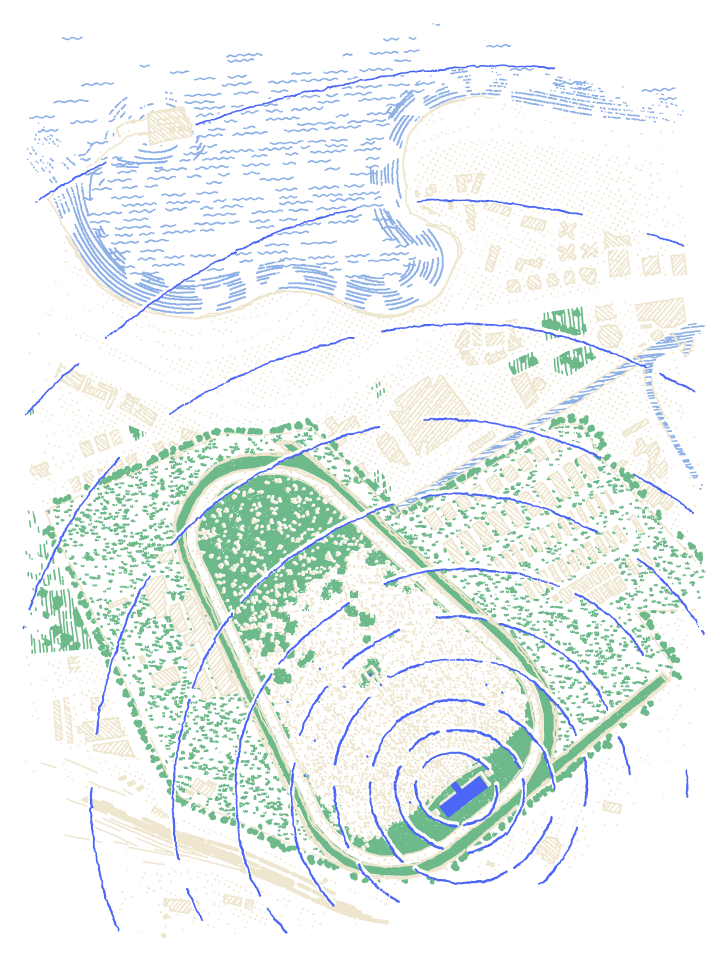
#> input picture pipeline/art/art-a-map/art-black-al3.png, 3600 x 4800 px (shown at 1/5 size)
$ python -i check.py   (imports and definitions only)
#> lines starting #> are read from the running program, lines starting #| are printed output that depends on the picture
#> in crops, img is the input picture: PIL image 3600x4800 RGBA; mean R, G, B, A 36.8, 43.3, 41.4, 56.2
#!/usr/bin/env python3
"""
check.py: look at the work like an artist, and check it like a printer.

    python3 check.py crops art.png [ground=#151515] [out_dir]      1:1 crops (focal grid + thumbnail) to LOOK at with Read
    python3 check.py crop art.png x y [w h] [ground] [out.png]     one 1:1 crop at unit coords x, y (units = px / 3)
    python3 check.py verify art.png [min_px=10] [margin_px=40]     binary alpha, specks/hairlines under min_px, edge margin
"""
import sys, os
import numpy as np
from PIL import Image, ImageFilter


def on_ground(img, ground):
#> called with ground = '#151515'
    g = ground.lstrip('#')
    bg = Image.new('RGBA', img.size, tuple(int(g[i:i + 2], 16) for i in (0, 2, 4)) + (255,))
    bg.alpha_composite(img.convert('RGBA'))
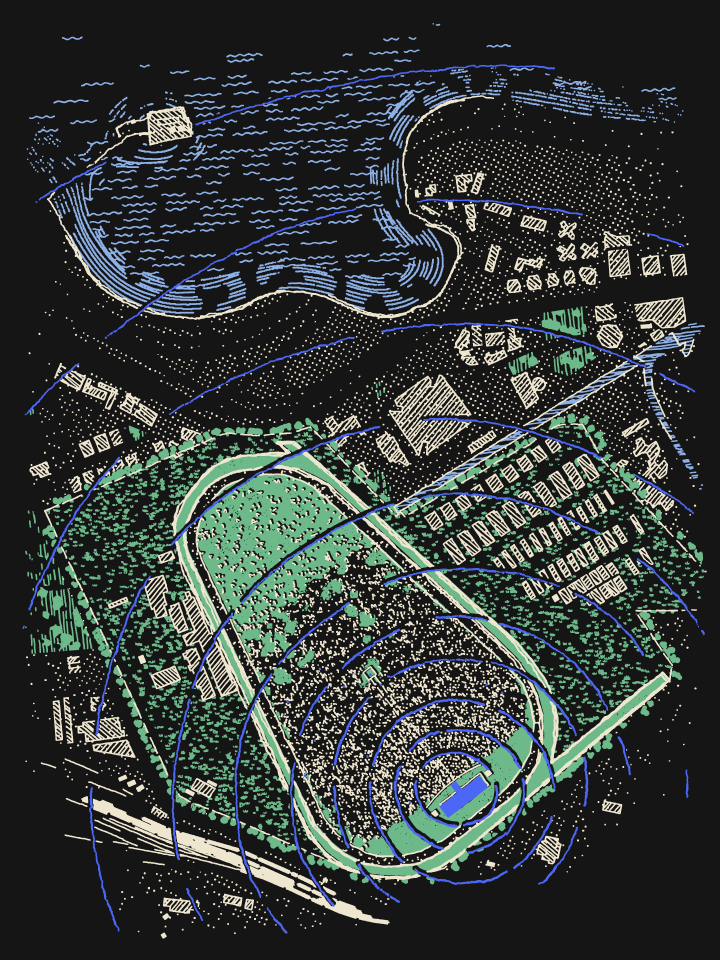
#> bg: PIL image 3600x4800 RGBA (shown at 1/5 size); mean R, G, B, A 53.2, 59.7, 57.8, 255
    return bg.convert('RGB')


def crops(path, ground='#151515', out=None):
    img = Image.open(path).convert('RGBA')
    out = out or os.path.join(os.path.dirname(os.path.abspath(path)), 'crops')
    os.makedirs(out, exist_ok=True)
    rgb = on_ground(img, ground)
    W, H = rgb.size
#> W = 3600; H = 4800
    cw, ch = min(1200, W), min(900, H)
#> cw = 1200; ch = 900
    n = 0
    for fy in (0.2, 0.5, 0.8):
        for fx in (0.25, 0.75):
            x, y = int(W * fx - cw / 2), int(H * fy - ch / 2)
#> x = 300; y = 510
            x, y = max(0, min(W - cw, x)), max(0, min(H - ch, y))
            rgb.crop((x, y, x + cw, y + ch)).save(os.path.join(out, f'crop-{n}-{x}-{y}.png'))
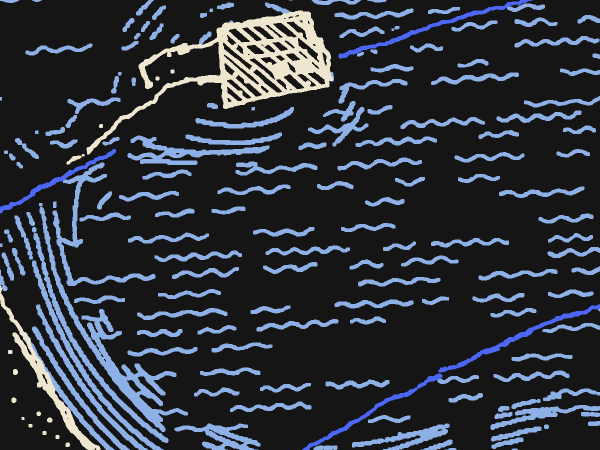
#> saved as crop-0-300-510.png: PIL image 1200x900 RGB (shown at 1/2 size); mean R, G, B 46.2, 51.2, 59.7
            n += 1
    rgb.resize((W // 4, H // 4), Image.LANCZOS).save(os.path.join(out, 'thumb-25pc.png'))
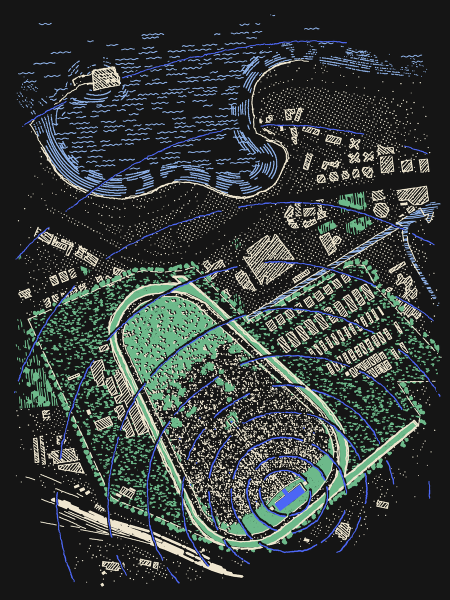
#> saved as thumb-25pc.png: PIL image 900x1200 RGB (shown at 1/2 size); mean R, G, B 53, 59.7, 57.8
    rgb.resize((max(1, W // 16), max(1, H // 16)), Image.LANCZOS).save(os.path.join(out, 'thumb-across-the-room.png'))
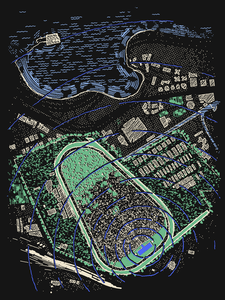
#> saved as thumb-across-the-room.png: PIL image 225x300 RGB; mean R, G, B 53.2, 59.7, 57.8
    print('crops in', out)


def crop(path, x, y, w=1200, h=900, ground='#151515', outp=None):
    img = Image.open(path).convert('RGBA')
    s = img.width / 1200.0
    X, Y = int(x * s - w / 2), int(y * s - h / 2)
    X, Y = max(0, min(img.width - w, X)), max(0, min(img.height - h, Y))
    outp = outp or f'crop-{int(x)}-{int(y)}.png'
    on_ground(img, ground).crop((X, Y, X + w, Y + h)).save(outp)
    print(outp)


def verify(path, min_px=10, margin_px=40):
    img = Image.open(path)
    print('size', img.size, img.mode)
    if img.mode != 'RGBA':
        print('FAIL: not RGBA'); return
    a = np.asarray(img.getchannel('A'))
    partial = int(((a > 0) & (a < 255)).sum())
    print('binary alpha:', 'ok' if partial == 0 else f'FAIL ({partial} partial pixels)')
    m = img.getchannel('A').point(lambda p: 255 if p >= 128 else 0)
    k = int(min_px) if int(min_px) % 2 else int(min_px) - 1
    opened = m.filter(ImageFilter.MinFilter(k)).filter(ImageFilter.MaxFilter(k))
    closed = m.filter(ImageFilter.MaxFilter(k)).filter(ImageFilter.MinFilter(k))
    thin = int((np.asarray(m) > np.asarray(opened)).sum())
    gaps = int((np.asarray(closed) > np.asarray(m)).sum())
    ink = int((np.asarray(m) > 0).sum()) or 1
    print(f'ink thinner than {k}px: {thin} px ({100 * thin / ink:.2f}% of ink)', '(ok)' if thin / ink < 0.005 else '(check)')
    print(f'gaps narrower than {k}px: {gaps} px ({100 * gaps / ink:.2f}% of ink)', '(info: also counts the corners where marks meet; look at a crop if it is high)')
    bb = m.getbbox()
    if bb:
        mg = min(bb[0], bb[1], img.width - bb[2], img.height - bb[3])
        print('edge margin', mg, 'px', 'ok' if mg >= margin_px else 'FAIL')


# [12 lines not run here, left out]

>>> result = crops('../art-a-map/art-black-al3.png')
